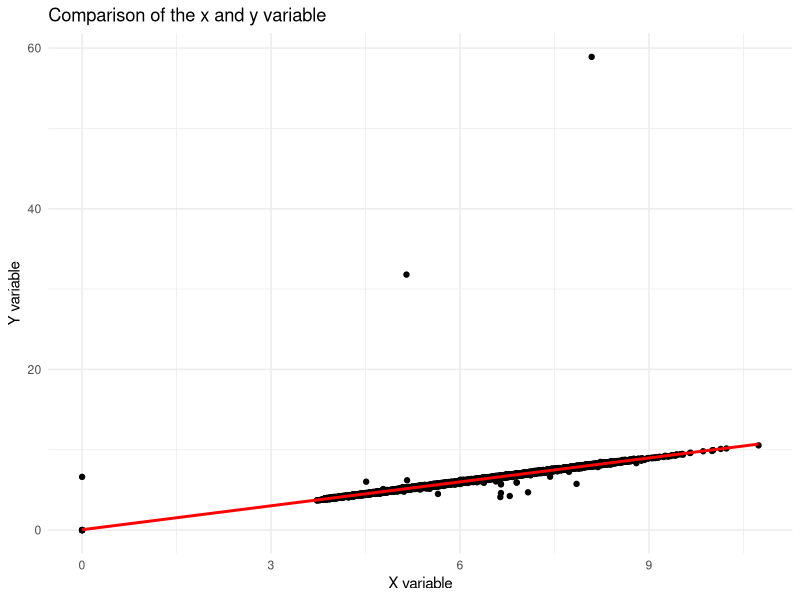
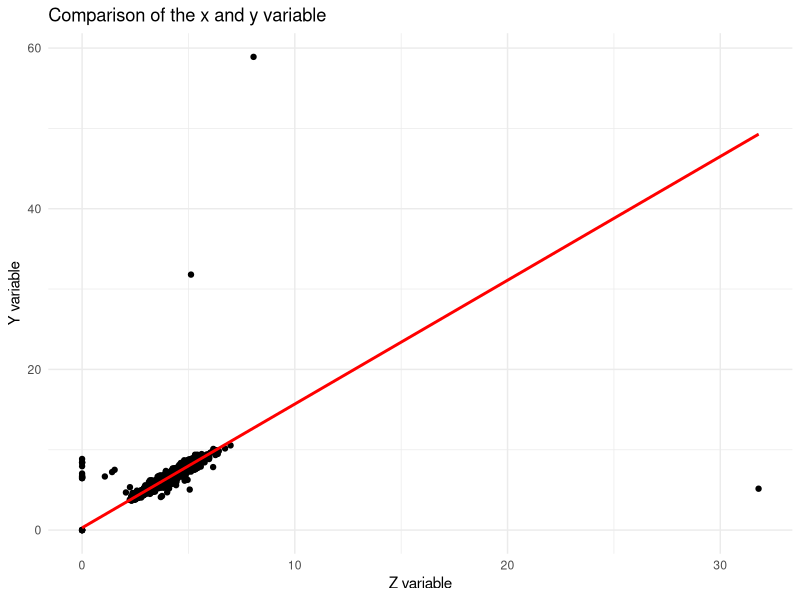
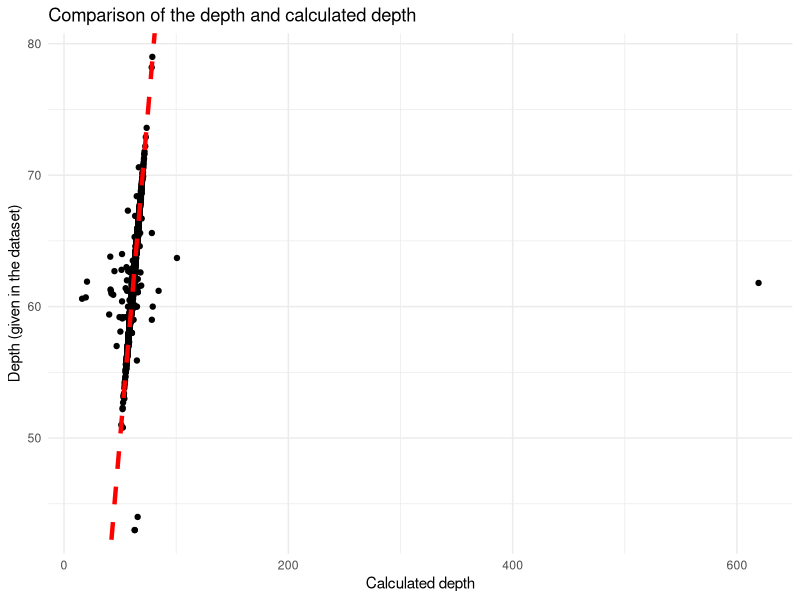

Write the R code that produced these figures, in order.
## ---- chunk 1
knitr::opts_chunk$set(echo = TRUE, fig.align = "center", message=FALSE, warning=FALSE)
st = "Diamond Dataset from ggplot2" 
## ---- chunk 2
library(tidyverse) # used for data analyses
#as the tidyverse includes ggplot2 and dplyr packages, we do not need to add these packages additionally.
library(ggplot2) # for visualization
library(dplyr)   # to make calculations 
library(tm) # provides a set of predefined sources
library(knitr) # to provide report creation
library(kableExtra) # to provide arrangement of the tables
## ---- chunk 3
#while we load ggplot2 package, we get directly diamonds dataset by following line
#we assign our data set to diamonds for more easy use
diamonds <- diamonds 
head(diamonds)
## ---- chunk 4
#variables of the dataset
diamonds %>%
  glimpse()
## ---- chunk 5
diamonds %>%
  str()
## ---- chunk 6
diamonds$color <- factor(diamonds$color, levels = c("J", "I", "H", "G", "F", "E", "D"))
## ---- chunk 7
#to control NA values in the dataset
sum(any(is.na(diamonds)))
## ---- chunk 8
sum(as.numeric(duplicated(diamonds)))
## ---- chunk 9
#taking only unique rows form the data set
diamonds <- unique(diamonds)
#control of the duplicated lines after removing of the duplicated lines
sum(as.numeric(duplicated(diamonds)))
## ---- chunk 10
summary(diamonds) # summary of each variable in the dataset
head(diamonds) #first 6 rows of the data
## ---- chunk 11
diamonds %>%
  filter(price <= 0) %>%
  summarise(NegativePrice = n())
## ---- chunk 12
#by using ggplot function, we can realize the relationship between x and y.
#it is expected that there linear relationship between these two variable. 
diamonds %>%
  ggplot(., aes(x = x, y = y)) + 
  geom_point() + 
  geom_smooth(method = "lm", color = "red") + # provide adding smooth line for data
  theme_minimal() +
  labs(title = "Comparison of the x and y variable",
       x = "X variable",
       y = "Y variable")
## ---- chunk 13
diamonds %>%
  ggplot(., aes(x = z, y = y)) + #comparison of the z and y variables
  geom_point() + 
  geom_smooth(method = "lm", color = "red")+ # provide adding smooth line for data
  theme_minimal() +
  labs(title = "Comparison of the x and y variable",
       x = "Z variable",
       y = "Y variable")
## ---- chunk 14
diamonds %>%
  filter(x == 0 & y != 0 & z !=0) # provide to find x variables which is zero whereas the y and z is greater than zero

diamonds %>%
  filter(y == 0 & x != 0 & z !=0) # provide to find y variables which is zero whereas the x and z is greater than zero

diamonds %>%
  filter(z == 0 & x != 0 & y !=0) # provide to find z variables which is zero whereas the x and y is greater than zero
## ---- chunk 15
diamonds = diamonds %>%
  mutate(z = ifelse(z == 0 & x != 0 & y != 0,round(depth * mean(c(x, y)) / 100, 2), z))

#re-control of the z missing values.
diamonds %>%
  filter(z == 0 & x != 0 & y !=0) # provide to find z variables which is zero whereas the x and y is 
## ---- chunk 16
#control of two of them.
diamonds %>%
  filter(x == 0 & y == 0)

diamonds %>%
  filter(x == 0 & z == 0)

diamonds %>%
  filter(y == 0 & z == 0)
## ---- chunk 17
diamonds = diamonds %>%
  filter(!(x == 0 & z == 0))

diamonds %>%
  filter(x == 0 | y == 0 | z == 0)
## ---- chunk 18
diamonds$calculate = 2 * diamonds$z / (diamonds$x + diamonds$y) * 100
## ---- chunk 19
#difference between minimum and maximum values
range(diamonds$x)
range(diamonds$y)
sort(unique(diamonds$y), decreasing = TRUE) %>%
  head

#since there is huge difference between minimum and maximum values of y, we can find this data from the data set by using following code.
diamonds %>%
  filter(y > 15)

#after the finding of this values,which can be wrong entered data, we can change this values by using depth and x, and z variables 
diamonds %>%
  filter(y > 15) %>%
  mutate(new_y = (2 * z / depth) / 100 - x) %>%
  select(depth, x, z, y, new_y)

#finding of small values
diamonds = diamonds %>%
  filter(y < 15)

range(diamonds$z)
## ---- chunk 20
# another way of finding outliers of dataset
# visualization
diamonds %>%
  filter(x != 0 & y != 0 & z != 0) %>%
  ggplot(., aes(x = calculate, y = depth)) +
  geom_point() + 
  geom_abline(intercept = 0, slope = 1, color="red", 
              linetype="dashed", size=1.5) +
  theme_minimal() +
  labs(title = "Comparison of the depth and calculated depth",
       x = "Calculated depth",
       y = "Depth (given in the dataset)")
## ---- chunk 21
diamonds[which.max(diamonds$calculate),]
diamonds[abs(diamonds$x - 5) < 1 & abs(diamonds$y - 5) < 1,]
## ---- chunk 22
#finding outlier, this data shows the extreme point for the z variable
diamonds %>%
  filter(z == 31.8) %>%
  mutate(new_z = depth * mean(c(5.12, 5.15)) / 100) %>%
  select(z, new_z)

diamonds$calculate[diamonds$z == 31.8] = diamonds$calculate[diamonds$z == 31.8] / 10
diamonds$z[diamonds$z == 31.8] = diamonds$z[diamonds$z == 31.8] / 10
## ---- chunk 23
diamonds %>%
  filter(!(abs(calculate - depth) < 11)) %>%
  select(calculate, depth, x, y, z)
